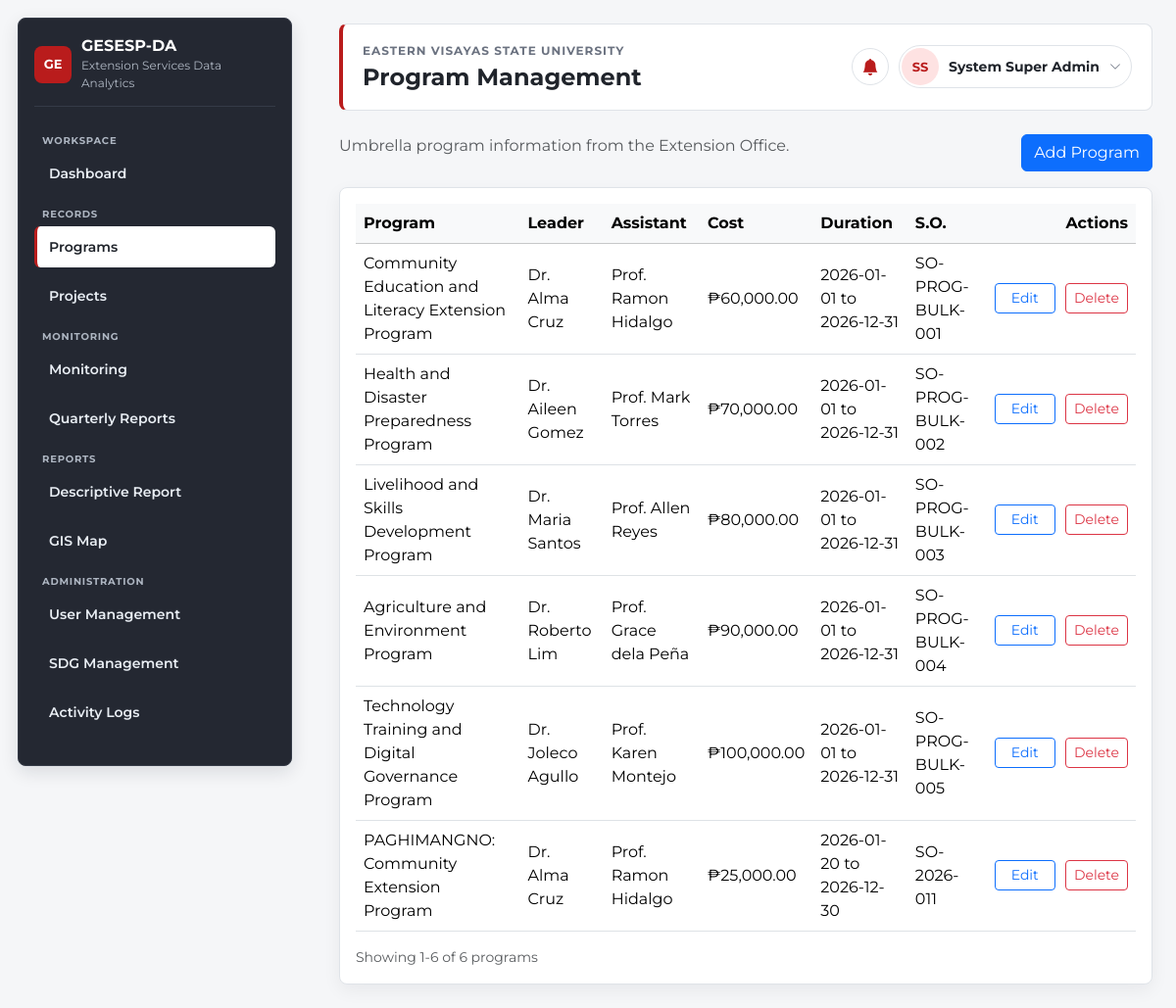
/index.php?page=programs (signed in), run on the app's committed database.
### tables this page shows
CREATE TABLE `programs` (
  `id` int(11) NOT NULL,
  `program_title` varchar(255) NOT NULL,
  `program_description` text DEFAULT NULL,
  `leader` varchar(180) DEFAULT NULL,
  `assistant_leader` varchar(180) DEFAULT NULL,
  `members` text DEFAULT NULL,
  `project_cost` decimal(12,2) DEFAULT 0.00,
  `start_date` date DEFAULT NULL,
  `end_date` date DEFAULT NULL,
  `special_order_no` varchar(120) DEFAULT NULL,
  `created_at` timestamp NOT NULL DEFAULT current_timestamp()
);

### app/controllers/ProgramController.php (called while the page is built, shortened)
<?php
require_once 'app/models/Program.php';
class ProgramController {
    private $model;
    public function __construct($db) {
        $this->model = new Program($db);
    }
    public function index() {
        $pagination = paginationParams($this->model->countAll(), 10);
        $programs = $this->model->paginated($pagination['per_page'], $pagination['offset']);
        include 'app/views/programs/index.php';
    }
}
?>

### app/models/Program.php (called while the page is built, shortened)
<?php
class Program {
    private $conn;
    public function __construct($db) {
        $this->conn = $db;
    }
    public function countAll() {
        $result = $this->conn->query("SELECT COUNT(*) AS total FROM programs");
        return $result ? intval($result->fetch_assoc()['total'] ?? 0) : 0;
    }
    public function paginated($limit, $offset) {
        $limit = max(1, intval($limit));
        $offset = max(0, intval($offset));
        $result = $this->conn->query("SELECT * FROM programs ORDER BY created_at DESC LIMIT $limit OFFSET $offset");
        $data = [];
        if($result) while($row = $result->fetch_assoc()) $data[] = $row;
        return $data;
    }
}
?>

### app/views/programs/index.php (the view, shortened to what this page needs)
<?php include 'app/views/layouts/header.php'; ?>
<div class="d-flex flex-wrap justify-content-between align-items-start gap-3 mb-3">
    <p class="text-muted mb-0">Umbrella program information from the Extension Office.</p>
    <button class="btn btn-primary" data-bs-toggle="modal" data-bs-target="#addProgramModal">Add Program</button>
</div>
<div class="card p-3">
    <div class="table-responsive">
        <table class="table table-hover align-middle mb-0">
            <thead class="table-light">
                <tr>
                    <th>Program</th>
                    <th>Leader</th>
                    <th>Assistant</th>
                    <th>Cost</th>
                    <th>Duration</th>
                    <th>S.O.</th>
                    <th class="text-end actions-column">Actions</th>
                </tr>
            </thead>
            <tbody>
            <?php foreach($programs as $p): ?>
                <?php $programId = intval($p['id']); ?>
                <tr>
                    <td><?= htmlspecialchars($p['program_title'] ?? '') ?></td>
                    <td><?= htmlspecialchars($p['leader'] ?? '') ?></td>
                    <td><?= htmlspecialchars($p['assistant_leader'] ?? '') ?></td>
                    <td>&#8369;<?= number_format((float)($p['project_cost'] ?? 0), 2) ?></td>
                    <td><?= htmlspecialchars($p['start_date'] ?? '') ?> to <?= htmlspecialchars($p['end_date'] ?? '') ?></td>
                    <td><?= htmlspecialchars($p['special_order_no'] ?? '') ?></td>
                    <td class="text-end table-actions actions-column">
                        <button class="btn btn-sm btn-outline-primary" data-bs-toggle="modal" data-bs-target="#editProgramModal<?= $programId ?>">Edit</button>
                        <button class="btn btn-sm btn-outline-danger" data-bs-toggle="modal" data-bs-target="#deleteProgramModal<?= $programId ?>">Delete</button>
                    </td>
                </tr>
            <?php endforeach; ?>
            </tbody>
        </table>
    </div>
    <?= renderPagination($pagination ?? [], 'programs') ?>
</div>
<?php include 'app/views/layouts/footer.php'; ?>

### public/assets/css/style.css (style rules this page uses)
:root { --font-sans: "Montserrat", Arial, Helvetica, sans-serif; --bs-body-font-family: var(--font-sans); --body-bg: #f5f6f8; --surface: #ffffff; --border: #dfe3e8; --text: #20242b; --muted: #6b7280; --sidebar-bg: #242832; --sidebar-border: #353b47; --sidebar-text: #f8fafc; --sidebar-muted: #aeb6c2; --accent: #b91c1c; --accent-soft: #fee2e2; }
* { box-sizing: border-box; }
body { min-height: 100vh; margin: 0; background: var(--body-bg); color: var(--text); font-family: var(--font-sans); }
.card { border: 1px solid var(--border); border-radius: 8px; box-shadow: 0 6px 18px rgba(15, 23, 42, .06); }
.actions-column { position: sticky; right: 0; z-index: 2; width: 156px; min-width: 156px; background: var(--surface); box-shadow: -8px 0 14px rgba(15, 23, 42, .06); }
thead .actions-column { z-index: 3; background: #f8f9fa; }
.table-actions { vertical-align: middle; white-space: nowrap; }
.table-actions .btn { min-width: 62px; }
.table-actions .btn + .btn { margin-left: 6px; }

### data on the page
programs: program_title "Community Education and Literacy Extension Program", leader "Dr. Alma Cruz", assistant_leader "Prof. Ramon Hidalgo", project_cost "60,000.00", start_date "2026-01-01", end_date "2026-12-31", special_order_no "SO-PROG-BULK-001"
programs: program_title "Health and Disaster Preparedness Program", leader "Dr. Aileen Gomez", assistant_leader "Prof. Mark Torres", project_cost "70,000.00", start_date "2026-01-01", end_date "2026-12-31", special_order_no "SO-PROG-BULK-002"
programs: program_title "Livelihood and Skills Development Program", leader "Dr. Maria Santos", assistant_leader "Prof. Allen Reyes", project_cost "80,000.00", start_date "2026-01-01", end_date "2026-12-31", special_order_no "SO-PROG-BULK-003"
programs: program_title "Agriculture and Environment Program", leader "Dr. Roberto Lim", assistant_leader "Prof. Grace dela Peña", project_cost "90,000.00", start_date "2026-01-01", end_date "2026-12-31", special_order_no "SO-PROG-BULK-004"
programs: program_title "Technology Training and Digital Governance Program", leader "Dr. Joleco Agullo", assistant_leader "Prof. Karen Montejo", project_cost "100,000.00", start_date "2026-01-01", end_date "2026-12-31", special_order_no "SO-PROG-BULK-005"
programs: program_title "PAGHIMANGNO: Community Extension Program", leader "Dr. Alma Cruz", assistant_leader "Prof. Ramon Hidalgo", project_cost "25,000.00", start_date "2026-01-20", end_date "2026-12-30", special_order_no "SO-2026-011"

### other printed values
systemName() "GESESP-DA"
systemSubtitle() "Extension Services Data Analytics"
$pageTitle "Program Management"
$initials "SS"
$fullName "System Super Admin"
$from "1"
$to "6"
$total "6"
$label "programs"
